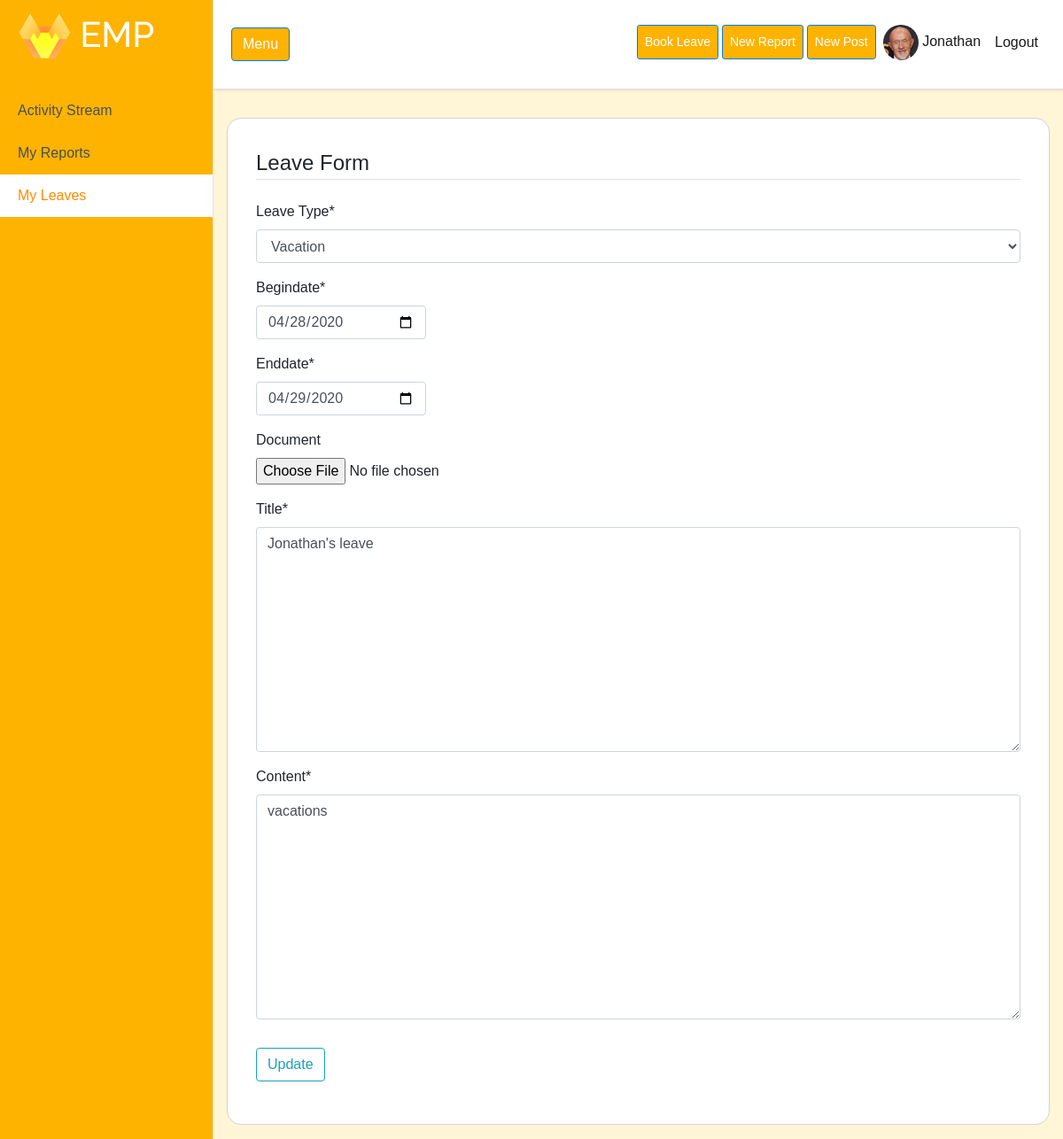
The app's page /leave/40/update (signed in) with its own data.
### users/models.py (models this page shows, shortened)
class Profile(models.Model):
    user = models.OneToOneField(User, on_delete=models.CASCADE)
    image = models.ImageField(default='default.jpg', upload_to='profile_pics')
    bio = models.TextField(max_length=500, blank=True)
    location = models.CharField(max_length=30, blank=True)
    birth_date = models.DateField(null=True, blank=True)
    is_employee = models.BooleanField(default=True)

### bookleave/models.py (models this page shows, shortened)
class Leave(models.Model):
    type = models.CharField(verbose_name="Leave Type", max_length=20, choices=TYPE_CHOICES)
    begindate = models.DateTimeField()
    enddate = models.DateTimeField()
    date_posted = models.DateTimeField(default=timezone.now)
    document = models.FileField(blank=True, default=None, upload_to='documents')
    title = models.TextField(max_length=100)
    content = models.TextField()
    owner = models.ForeignKey(User, on_delete=models.CASCADE, null=True)
    is_accepted = models.BooleanField(default=False)
    is_rejected = models.BooleanField(default=False)
    class Meta:
        ordering = ['-date_posted']

### bookleave/views.py (the view, shortened to what this page needs)
# urls.py: path('leave/<int:pk>/update', LeaveUpdateView.as_view(), name='leave-update'),
class LeaveUpdateView(LoginRequiredMixin, SuccessMessageMixin, UserPassesTestMixin, UpdateView):
    model = Leave
    form_class = UpdateForm
    success_message = 'Leave is successfully Updated'
    def get_form_kwargs(self):
        kwargs = super().get_form_kwargs()
        kwargs['user'] = self.request.user
        kwargs['current_leave'] = self.get_object()
        return kwargs
    def test_func(self):
        leave = self.get_object()
        return self.request.user == leave.owner

### bookleave/forms.py (shortened to what this page needs)
class UpdateForm(forms.ModelForm):
    class Meta:
        model = Leave
        fields = ['type', 'begindate', 'enddate', 'document', 'title', 'content']
        widgets = {
            'begindate': forms.DateInput(attrs={'type': 'date', 'style': 'max-width: 12em'}),
            'enddate': forms.DateInput(attrs={'type': 'date', 'style': 'max-width: 12em'})
        }
    def __init__(self, *args, **kwargs):
        self.user = kwargs.pop('user')
        self.object = kwargs.pop('current_leave')
        super().__init__(*args, **kwargs)

### bookleave/templates/bookleave/leave_form.html (shortened to what this page needs)
{% extends "activitystream/base.html" %}
{% load crispy_forms_tags %}
{% block content %}
    {% if  leave.is_rejected or leave.is_accepted %}
    <h1>Leave Report already confirmed</h1>
    {% else %}
        <div id = "main">
    <div class="content-section">
        <form method="POST" enctype="multipart/form-data">
            <fieldset class="form-group">
                <legend class="border-bottom mb-4">Leave Form</legend>
                {{ form|crispy  }}
            </fieldset>
            <div class="form-group">
                <button class="btn btn-outline-info" type="submit">Update</button>
            </div>
        </form>
    </div>
    </div>
    {% endif %}
{%  endblock content %}

### activitystream/templates/activitystream/base.html (shortened to what this page needs)
{% load static %}
<!DOCTYPE html>
<html lang="en">
<head>
  <link rel="stylesheet" href="https://stackpath.bootstrapcdn.com/bootstrap/4.4.1/css/bootstrap.min.css">
  <link rel="stylesheet" type="text/css" href="{% static 'activitystream/main.css' %}">
</head>
<body>
  <div class="d-flex" id="wrapper">
    <div class=" border-right" style="background-color: #feb300; !important;" id="sidebar-wrapper">
      <div class="sidebar-heading" style="background-color: #feb300; !important;"><h1> <img src="{% static "activitystream/logo.png" %}" alt="Employee Portal" style="width:60px"/> EMP</h1></div>
      <div class="list-group list-group-flush">
        <a href="{% url 'activity-home' %}" class="list-group-item list-group-item-action" id = "activity_button" >Activity Stream</a>
        {% if user.is_active and user.is_staff %}
        <a href="{% url 'all-reports' %}" class="list-group-item list-group-item-action " id = "report_button" >Check Reports</a>
        <a href="{% url 'all-leaves' %}" class="list-group-item list-group-item-action" id = "leave_button" >Check Leaves</a>
        {% else %}
        <a href="{% url 'reports-home' %}" class="list-group-item list-group-item-action" id = "reportto_button">My Reports</a>
        <a href="{% url 'leave-home' %}" class="list-group-item list-group-item-action" id = "bookleave_button">My Leaves</a>
        {% endif %}
      </div>
    </div>
    <div id="page-content-wrapper">
      <nav class="navbar navbar-expand-lg navbar-light border-bottom sticky-top" style="background-color: white; !important;" >
        <button class="btn btn-primary" id="menu-toggle">Menu</button>
        <div class="collapse navbar-collapse" id="navbarSupportedContent">
          <ul class="navbar-nav ml-auto mt-2 mt-lg-0">
            {% if user.is_authenticated %}
              {% if not user.is_staff %}
              <li class="nav-item active mt-1">
                <a class="btn btn-primary btn-sm nav-link mt-1 mr-1" href="{% url 'leave-create' %}" style="color: white">Book Leave</a>
              </li>
              <li class="nav-item active mt-1">
               <a class="btn btn-primary btn-sm nav-link mt-1 mr-1" href="{% url 'report-create' %}" style="color: white">New Report</a>
              </li>
            {% endif %}
              <li class="nav-item active mt-1">
                 <a class="btn btn-primary btn-sm nav-link mt-1" href="{% url 'post-create' %}" style="color: white">New Post</a>
              </li>
                 <li class="nav-item active mb-1 ">
                <a class="nav-link" href="{% url 'profile' %}">
                        <img height="40px" width="40px"  class="rounded-circle account-img" src="{{ user.profile.image.url }}">
                    {{ user.username }}</a>
                </li>
                <li class="nav-item active mb-1 ">
                <a class="nav-link mt-2" href="{% url 'logout' %}">  Logout</a>
                </li>
            {% else %}
              <li class="nav-item active">
                <a class="nav-link" href="{% url 'activity-home' %}">Home <span class="sr-only">(current)</span></a>
              </li>
            {% endif %}
          </ul>
        </div>
      </nav>
<div id = main-section>
      <div class="container-fluid">
      <br>
      {% block content %}{% endblock %}
      </div>
</div>
    </div>
  </div>
</body>
</html>

### activitystream/static/activitystream/main.css (style rules this page uses)
.list-group-item-action { background-color: #feb300; !important; position: fixed; }
body { overflow-x: hidden; font-family: 'Poppins', sans-serif; background: #fff5d7; }
.btn-primary { background-color: #feb300; !important; }
#activity_button { margin-top:6.3rem; width: 15rem; }
#report_button,#reportto_button { margin-top:9.3rem; width:15rem; }
#leave_button,#bookleave_button { margin-top:12.3rem; width: 15rem; }
#main-section { margin-top: -2rem; }
.sidebar-heading { position: fixed; color: white; background: rgba(0, 0, 0, 0.2); }
.navbar { padding: 20px ; background: #fff; border: none; border-radius: 0; margin-bottom: 40px; box-shadow: 1px 1px 3px rgba(0, 0, 0, 0.1); }
#sidebar-wrapper { min-height: 100vh; margin-left: -15rem; -webkit-transition: margin .25s ease-out; -moz-transition: margin .25s ease-out; -o-transition: margin .25s ease-out; transition: margin .25s ease-out; }
#sidebar-wrapper .sidebar-heading { padding: 0.875rem 1.25rem; font-size: 1.2rem; }
#sidebar-wrapper .list-group { width: 15rem; }
#page-content-wrapper { min-width: 100vw; }
@media (min-width: 768px) { #sidebar-wrapper { margin-left: 0; } }
@media (min-width: 768px) { #page-content-wrapper { min-width: 0; width: 100%; } }
h1 { font-family: Raleway ; }

### bookleave/templates/bookleave/leave_form.html (style rules this page uses)
#leave_button, #bookleave_button { background-color: white; font-size: 1rem; color: darkorange; }
#main { padding: 2rem; border: solid 1px lightgrey; border-radius: 1rem; background: white; margin-bottom: 1rem; }

### records on screen
Leave: type "Vacation", begindate "04/28/2020", enddate "04/29/2020", title "Jonathan's leave", content "vacations"

### other values on screen
{{ user.username }} "Jonathan"
